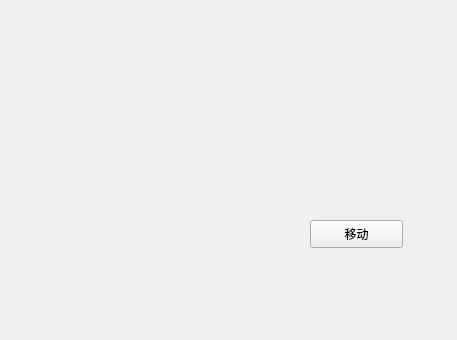
<?xml version="1.0" encoding="UTF-8"?>
<ui version="4.0">
 <class>Widget</class>
 <widget class="QWidget" name="Widget">
  <property name="geometry">
   <rect>
    <x>0</x>
    <y>0</y>
    <width>457</width>
    <height>340</height>
   </rect>
  </property>
  <property name="windowTitle">
   <string>Widget</string>
  </property>
  <widget class="QPushButton" name="pushButton">
   <property name="geometry">
    <rect>
     <x>310</x>
     <y>220</y>
     <width>93</width>
     <height>28</height>
    </rect>
   </property>
   <property name="text">
    <string>移动</string>
   </property>
  </widget>
 </widget>
 <layoutdefault spacing="6" margin="11"/>
 <resources/>
 <connections/>
</ui>
